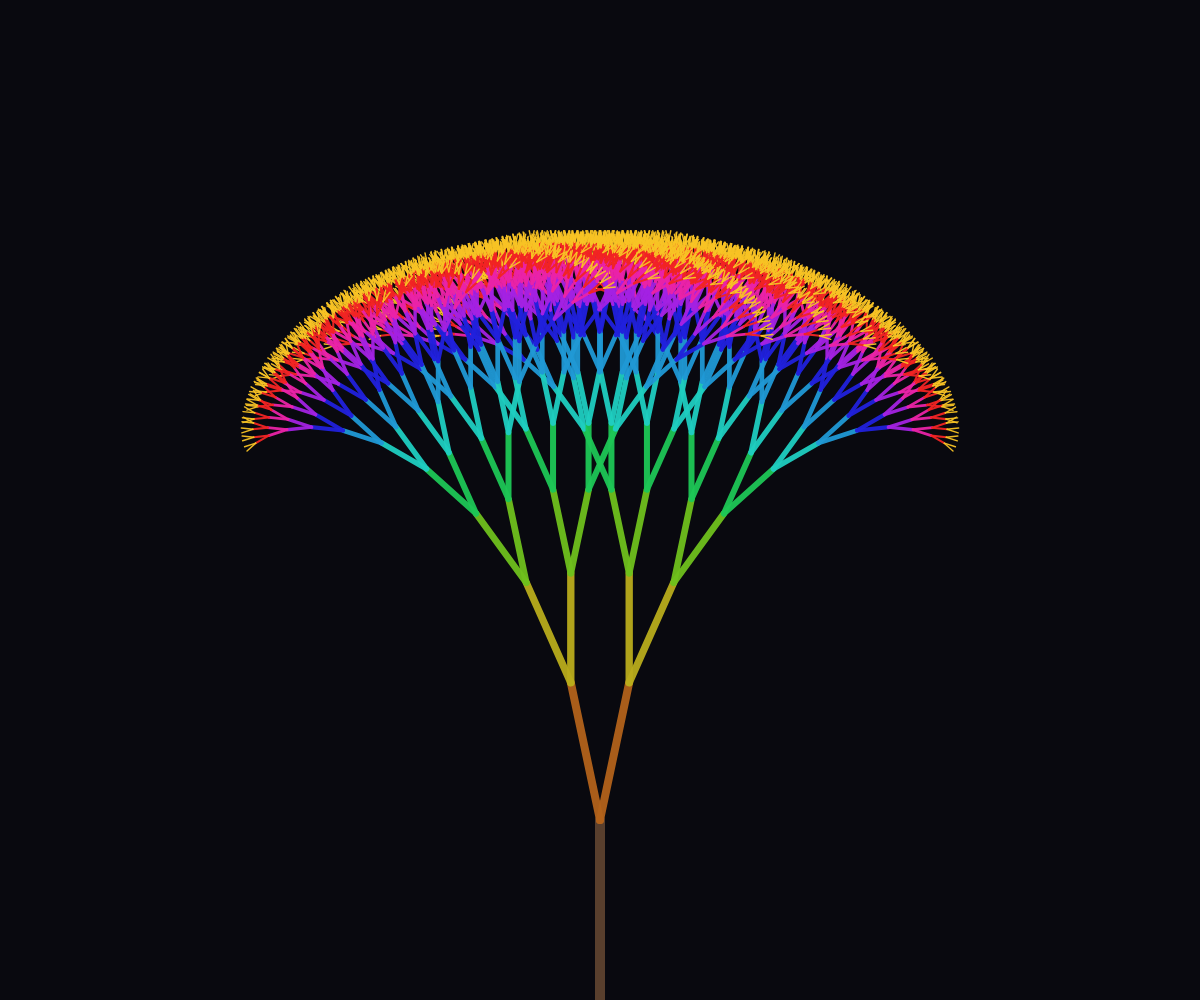
Frame 1 (no input)
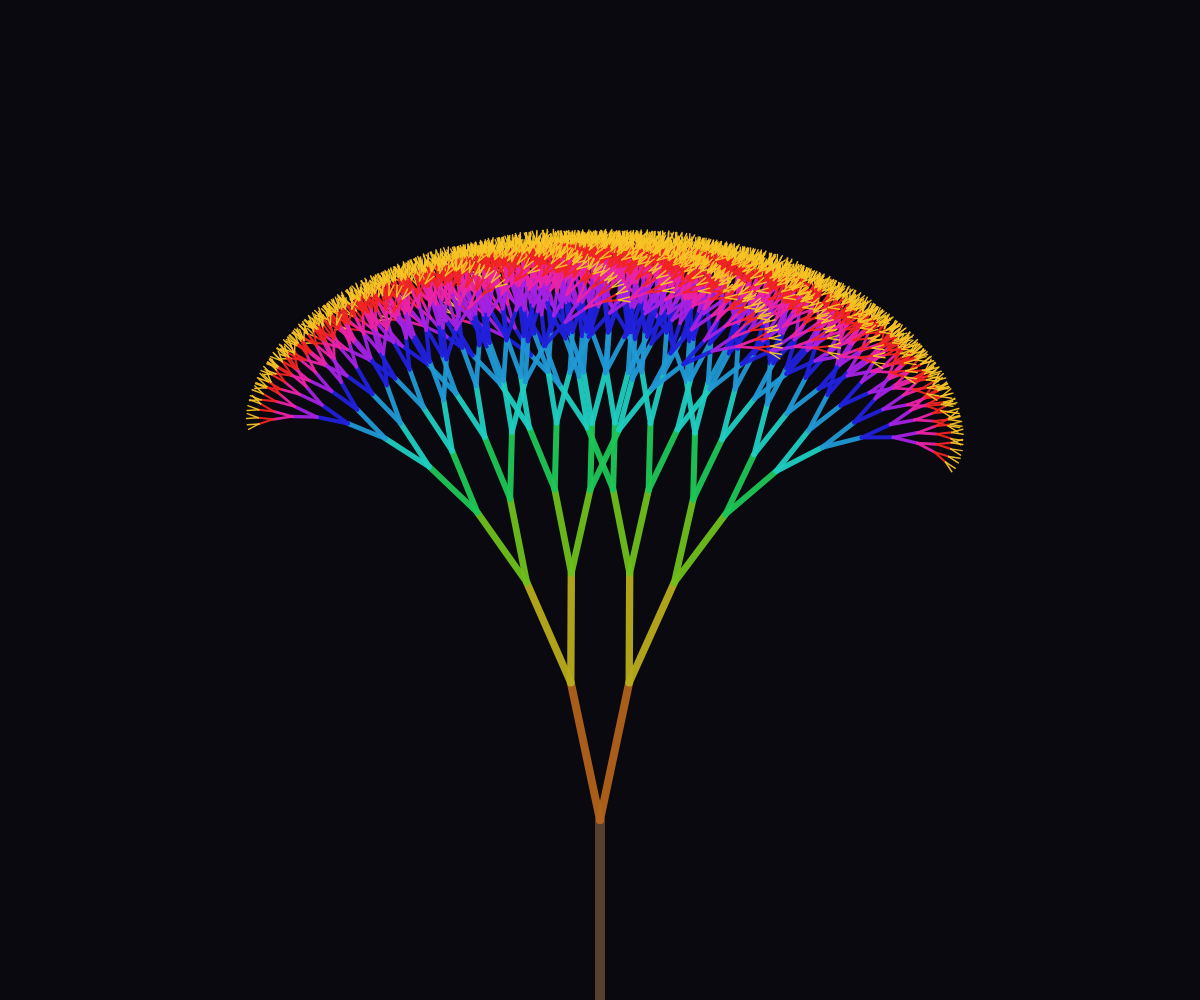
Frame 60 (no input)
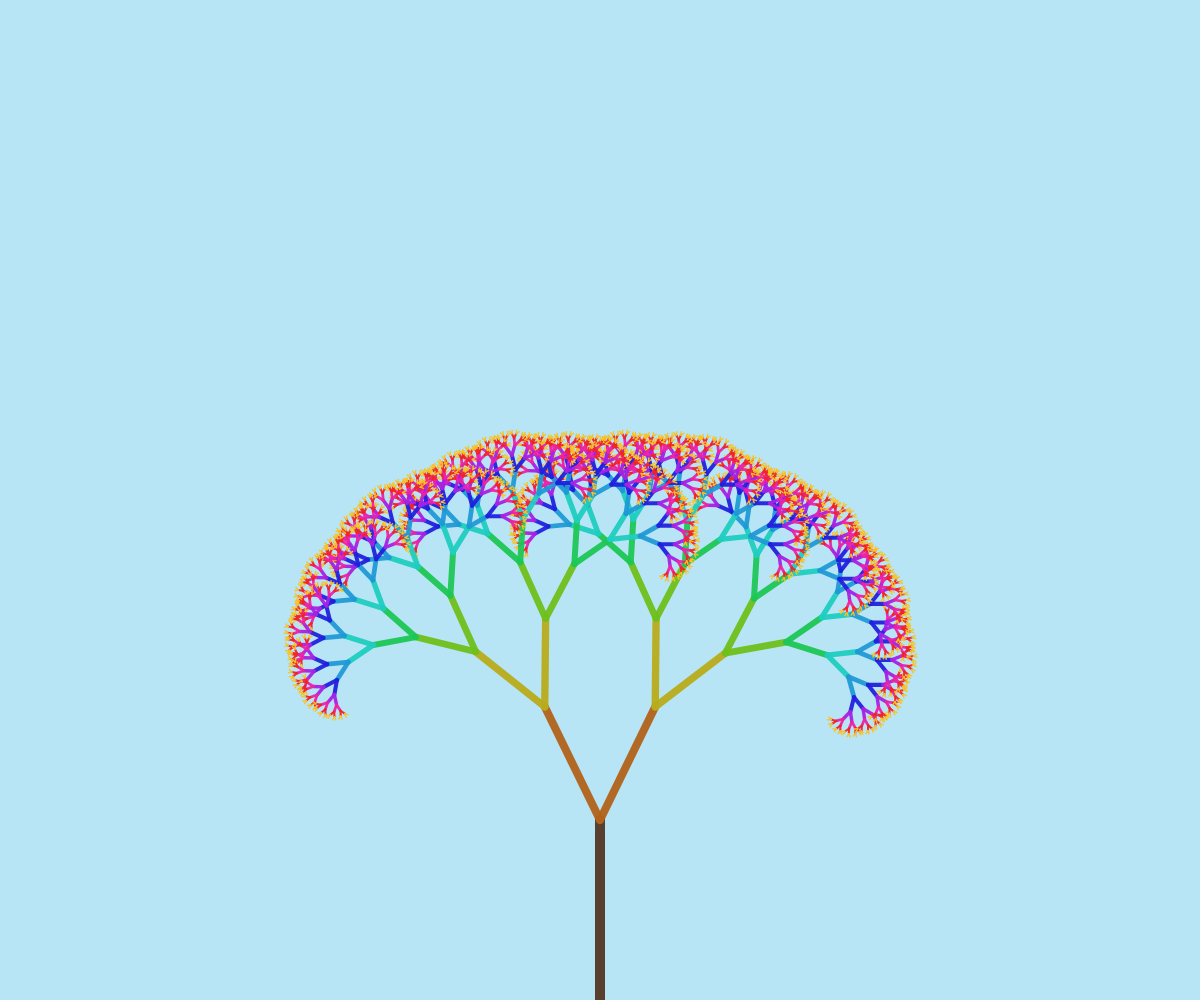
Frame 120 (the mouse pressed at the canvas centre since frame 60)

The p5.js sketch that drew these frames (run headless with seeded random() and noise() and a simulated clock; from frame 60 on, the mouse is pressed at the canvas centre):

// p5.js sketch
// ── sketch.js
/**
 * Fractal Tree — interactive generative art
 *
 * Mouse X  → branching angle
 * Mouse Y  → branch length decay
 * Click    → toggle day / night palette
 */

let palette = "night";
let windAngle = 0;
let windTarget = 0;

function setup() {
  createCanvas(windowWidth, windowHeight);
  angleMode(DEGREES);
  colorMode(HSB, 360, 100, 100, 100);
}

function draw() {
  drawBackground();

  windTarget = sin(frameCount * 0.5) * 3;
  windAngle = lerp(windAngle, windTarget, 0.05);

  const branchAngle = map(mouseX, 0, width, 12, 40);
  const lengthDecay = map(mouseY, 0, height, 0.78, 0.62);

  translate(width / 2, height);

  // Trunk
  const trunkLen = height * 0.18;
  strokeWeight(10);
  stroke(25, 50, 35);
  line(0, 0, 0, -trunkLen);
  translate(0, -trunkLen);

  branch(trunkLen, branchAngle, lengthDecay, 0, 11);
}

function drawBackground() {
  background(palette === "night" ? color(240, 40, 6) : color(195, 25, 96));
}

// Rainbow hues per level — vivid and spread out
const HUES = [28, 55, 90, 140, 175, 200, 240, 280, 320, 0, 45];

function branch(len, angle, decay, level, maxDepth) {
  if (len < 5 || level >= maxDepth) return;

  const nextLen = len * decay;
  const w = map(level, 0, maxDepth, 8, 0.8);
  strokeWeight(w);

  const hue = HUES[level % HUES.length];
  const sat = 85;
  const bri = map(level, 0, maxDepth, 70, 100);
  stroke(hue, sat, bri, 95);

  const wind = windAngle * (level * 0.25);

  // Right
  push();
  rotate(angle + wind);
  line(0, 0, 0, -nextLen);
  translate(0, -nextLen);
  branch(nextLen, angle, decay, level + 1, maxDepth);
  pop();

  // Left
  push();
  rotate(-angle + wind);
  line(0, 0, 0, -nextLen);
  translate(0, -nextLen);
  branch(nextLen, angle, decay, level + 1, maxDepth);
  pop();
}

function mousePressed() {
  palette = palette === "night" ? "day" : "night";
}

function windowResized() {
  resizeCanvas(windowWidth, windowHeight);
}
